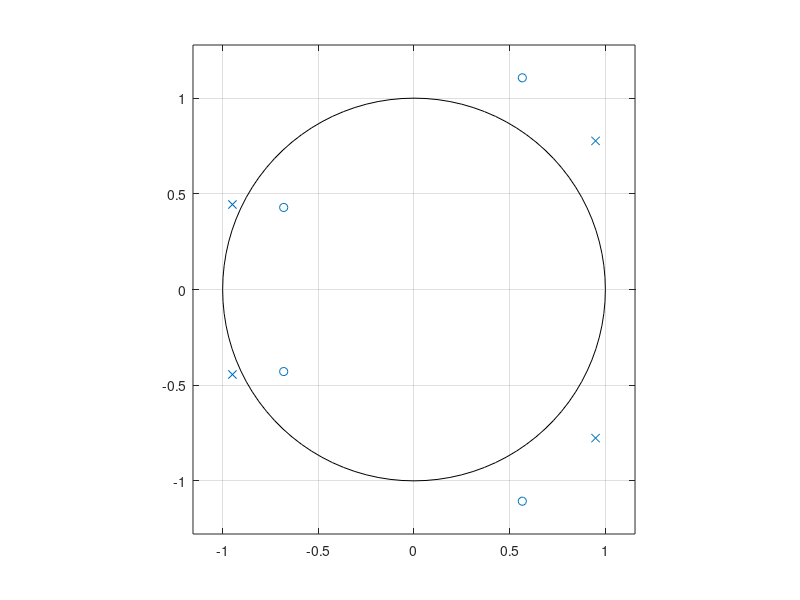

The MATLAB source for this figure:
pkg load signal;
clc;
num = [1 0.23 0.65 1.37 1];
den = [1 0 -1 0.77 1.65];

%freqz(num , den)
[zeros , poles, k] = tf2zp(num , den)
zplane(zeros , poles)
